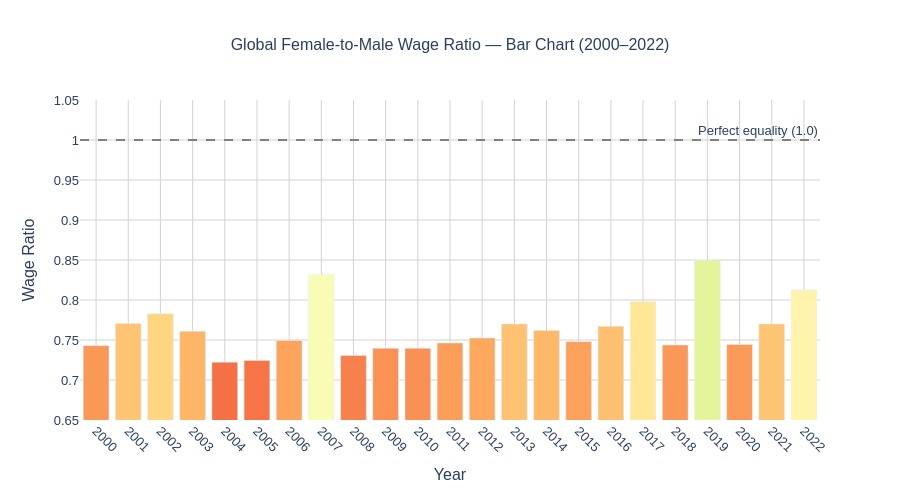

Notebook code for this chart:
### Markdown cell above
## Chart 13: Wage Ratio Trend Over Time

**What this shows:** The global average female-to-male wage ratio from 2000 to 2022. An upward trend means the gap is closing.

**How it is calculated:**
- For each year, all countries' wage ratios are averaged
- The dashed line at 1.0 represents perfect wage equality

**Data source:** `Female To Male Wage Ratio, Private Sector, Mean` | Global average per year

### Code cell
# Bar Chart: Global Wage Ratio Trend Over Time
fig_bar = px.bar(
    wage_trend,
    x='YEAR',
    y='wage_ratio',
    color='wage_ratio',
    color_continuous_scale='RdYlGn',
    range_color=[0.65, 1.0],
    title='Global Female-to-Male Wage Ratio — Bar Chart (2000–2022)',
    labels={'wage_ratio': 'Wage Ratio', 'YEAR': 'Year'}
)
fig_bar.add_hline(y=1.0, line_dash='dash', line_color='grey',
    annotation_text='Perfect equality (1.0)', annotation_position='top right')
fig_bar.update_layout(
    height=500, plot_bgcolor='white', paper_bgcolor='white',
    font=dict(family='Arial', size=13), title=dict(font=dict(size=16), x=0.5),
    xaxis=dict(tickmode='linear', tick0=2000, dtick=1, tickangle=45, gridcolor='lightgrey'),
    yaxis=dict(gridcolor='lightgrey', range=[0.65, 1.05]),
    coloraxis_showscale=False
)
fig_bar.show()

### Figure 1 — Plotly figure (JSON) as saved in the notebook; plotly's stock layout.template omitted (floating-point values rounded to 4 significant figures)
{"data": [{"hovertemplate": "Year=%{x}<br>Wage Ratio=%{marker.color}<extra></extra>", "legendgroup": "", "marker": {"color": [0.7429, 0.7705, 0.7829, 0.7609, 0.7223, 0.7244, 0.7493, 0.8317, 0.7306, 0.7397, 0.7396, 0.7463, 0.7526, 0.77, 0.762, 0.748, 0.7673, 0.7979, 0.7437, 0.8496, 0.7444, 0.7701, 0.8126], "coloraxis": "coloraxis", "pattern": {"shape": ""}}, "name": "", "orientation": "v", "showlegend": false, "textposition": "auto", "type": "bar", "x": [2000, 2001, 2002, 2003, 2004, 2005, 2006, 2007, 2008, 2009, 2010, 2011, 2012, 2013, 2014, 2015, 2016, 2017, 2018, 2019, 2020, 2021, 2022], "xaxis": "x", "y": [0.7429, 0.7705, 0.7829, 0.7609, 0.7223, 0.7244, 0.7493, 0.8317, 0.7306, 0.7397, 0.7396, 0.7463, 0.7526, 0.77, 0.762, 0.748, 0.7673, 0.7979, 0.7437, 0.8496, 0.7444, 0.7701, 0.8126], "yaxis": "y"}], "layout": {"annotations": [{"showarrow": false, "text": "Perfect equality (1.0)", "x": 1, "xanchor": "right", "xref": "x domain", "y": 1, "yanchor": "bottom", "yref": "y"}], "barmode": "relative", "coloraxis": {"cmax": 1, "cmin": 0.65, "colorbar": {"title": {"text": "Wage Ratio"}}, "colorscale": [[0, "rgb(165,0,38)"], [0.1, "rgb(215,48,39)"], [0.2, "rgb(244,109,67)"], [0.3, "rgb(253,174,97)"], [0.4, "rgb(254,224,139)"], [0.5, "rgb(255,255,191)"], [0.6, "rgb(217,239,139)"], [0.7, "rgb(166,217,106)"], [0.8, "rgb(102,189,99)"], [0.9, "rgb(26,152,80)"], [1, "rgb(0,104,55)"]], "showscale": false}, "font": {"family": "Arial", "size": 13}, "height": 500, "legend": {"tracegroupgap": 0}, "paper_bgcolor": "white", "plot_bgcolor": "white", "shapes": [{"line": {"color": "grey", "dash": "dash"}, "type": "line", "x0": 0, "x1": 1, "xref": "x domain", "y0": 1, "y1": 1, "yref": "y"}], "title": {"font": {"size": 16}, "text": "Global Female-to-Male Wage Ratio — Bar Chart (2000–2022)", "x": 0.5}, "xaxis": {"anchor": "y", "domain": [0, 1], "dtick": 1, "gridcolor": "lightgrey", "tick0": 2000, "tickangle": 45, "tickmode": "linear", "title": {"text": "Year"}}, "yaxis": {"anchor": "x", "domain": [0, 1], "gridcolor": "lightgrey", "range": [0.65, 1.05], "title": {"text": "Wage Ratio"}}}}
